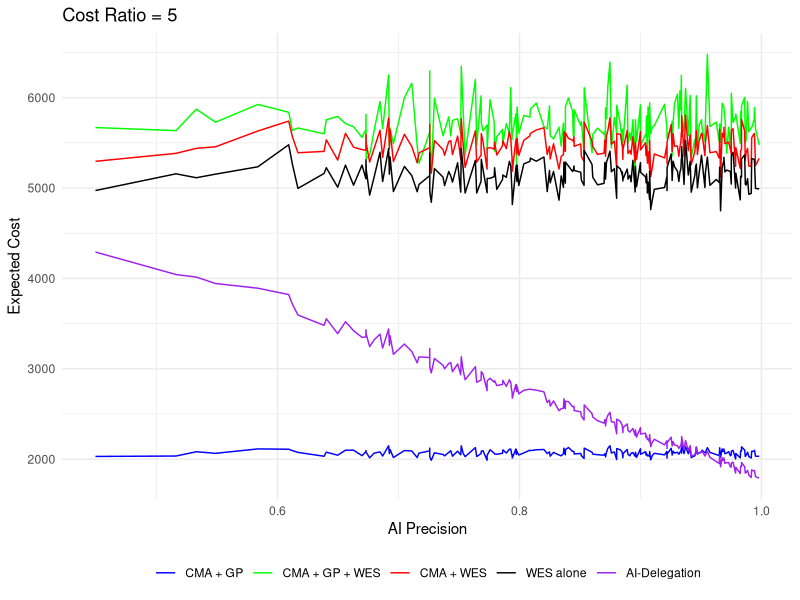
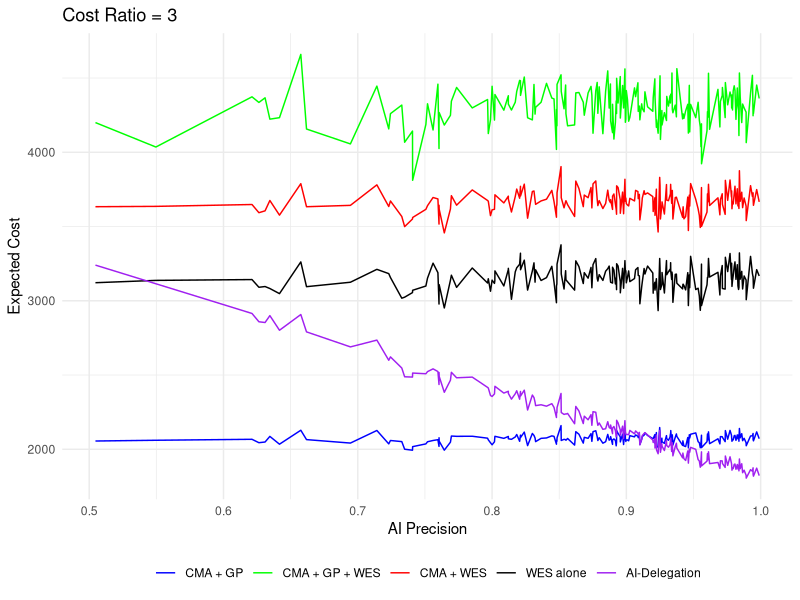
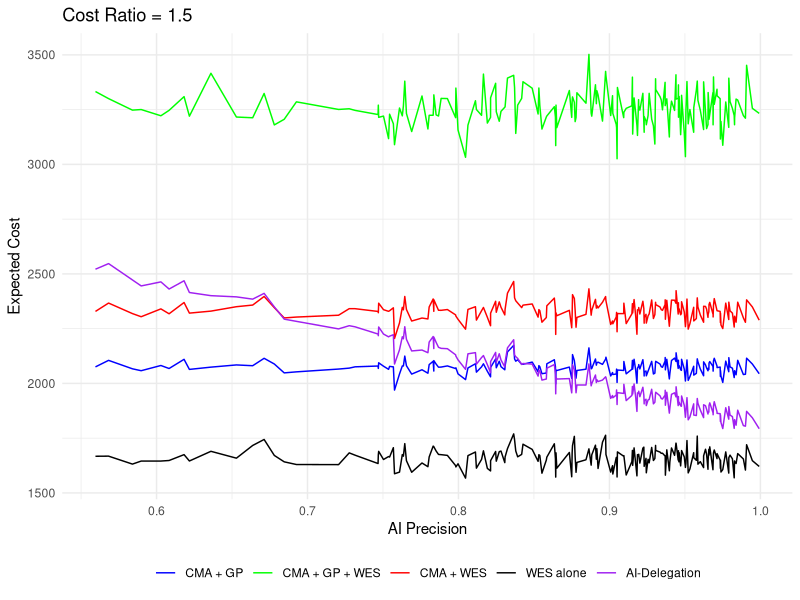

R code for these plots, in order:
## ---- chunk 1
library(tidyverse)
library(ggplot2)
library(dplyr)
library(gridExtra)
## ---- chunk 2
set.seed(123)
## ---- chunk 3
generate_data <- function(n, cost_ratio) {
  
  # Simulate parameters
  post_test_positive <- 100  # post-test cost for positive diagnosis
  post_test_negative <- 200  # post-test cost for negative diagnosis
  
  cma_cost <- rgamma(n, 2010,2.44) # cost of CMA
  cma_yield <- rbeta(n, 154,1382) # CMA yield
  
  gp_cost <- rnorm(n, 1000, 30)  # gene-panel cost
  gp_yield <- rbeta(n, 24, 89)  # gene-panel yield
  
  wes_cost <- cost_ratio*gp_cost
  wes_yield_1tier <- rbeta(n, 27, 46)  # WES first-tier yield (mean 0.37)
  wes_yield_3tier <- rbeta(n, 228, 464) # WES third-tier yield (mean 0.33)
  wes_yield_2tier <- 0.35 # The yield of WES as second-tier test is slightly lower than first-tier but higher than third-tier

  # AI precision, assume that it follows a beta distribution with mean 0.87 & SD 0.1
  mu <- 0.87
  sigma <- 0.1
  alpha <- mu * ((mu * (1 - mu) / sigma^2) - 1)
  beta <- (1 - mu) * ((mu * (1 - mu) / sigma^2) - 1)
  ai_precision <- rbeta(n,alpha,beta)  #AI precision
  
  # Expected cost for Scenario 1 (CMA + GP, standard testing)
  s1_cost <- cma_cost + cma_yield*post_test_positive + (1-cma_yield)*(post_test_negative + gp_cost + gp_yield*post_test_positive 
        + (1-gp_yield)*post_test_negative) 
  
  # Expected cost for Scenario 2 (CMA + GP + WES)
  s2_cost <- cma_cost + cma_yield*post_test_positive + (1-cma_yield)*(post_test_negative + gp_cost + gp_yield*post_test_positive 
        + (1-gp_yield)*(post_test_negative + wes_cost + wes_yield_3tier*post_test_positive + (1-wes_yield_3tier)*post_test_negative))
  
  # Expected cost Scenario 3 (CMA + WES)
  s3_cost <- cma_cost + cma_yield*post_test_positive + (1-cma_yield)*(wes_cost + wes_yield_2tier*post_test_positive 
        + (1-wes_yield_2tier)*post_test_negative) 
                    
  # Expected cost for Scenario 4 (WES alone)
  s4_cost <- wes_cost + wes_yield_1tier*post_test_positive + (1-wes_yield_1tier)*post_test_negative
  
  # AI-delegation cost
  ai1_cost <- cma_cost + cma_yield*post_test_positive + (1-cma_yield)*(gp_cost + ai_precision*post_test_positive + 
        (1-ai_precision)*(post_test_negative + wes_cost + wes_yield_3tier*post_test_positive +
        (1-wes_yield_3tier)*post_test_negative)) #This is only for r > r*
  
  ai2_cost <- s3_cost #r < r*, the expected cost is the same as CMA + WES (scenario 3)
  
  # Expected effectiveness of scenario 1
  s1_eff <- gp_yield
  
  # Expected effectiveness of scenario 2
  s2_eff <- wes_yield_3tier
  
  # Expected effectiveness of scenario 3
  s3_eff <- rep(wes_yield_2tier,n)
  
  # Expected effectiveness of scenario 4
  s4_eff <- wes_yield_1tier
  
  # Expected effectiveness of AI-delegation mode
  ai_eff <- ai_precision + wes_yield_2tier*(1 - ai_precision)
  
  data <- data.frame(
    expected_cost = c(s1_cost, s2_cost, s3_cost, s4_cost, ai1_cost),
    expected_effectiveness = c(s1_eff, s2_eff, s3_eff, s4_eff, ai_eff),
    ai_performance = rep(ai_precision,5),
    cost_diff = rep(cost_ratio,5),
    scenario = rep(c("CMA + GP", "CMA + GP + WES", "CMA + WES", "WES alone","AI-Delegation"), each = n)
  )

  data$scenario <- factor(data$scenario, levels = c("CMA + GP", "CMA + GP + WES", "CMA + WES", "WES alone", "AI-Delegation"))
  return(data)
}
## ---- chunk 4
create_plot <- function(data, title) {
  
  ggplot(data, aes(x = ai_performance, y = expected_cost, color = scenario)) +
    geom_line() +
    labs(title = title, x = "AI Precision", y = "Expected Cost") +
    scale_color_manual(values = c("blue", "green", "red", "black", "purple")) +
    theme_minimal() +
    theme(legend.position = "bottom", legend.title = element_blank())
}
## ---- chunk 5
cost_ratio_1 <- generate_data(200,5)
cost_ratio_2 <- generate_data(200,3)
cost_ratio_3 <- generate_data(200,1.5)
## ---- chunk 6
plot1 <- create_plot(cost_ratio_1, "Cost Ratio = 5")
plot2 <- create_plot(cost_ratio_2, "Cost Ratio = 3")
plot3 <- create_plot(cost_ratio_3, "Cost Ratio = 1.5")
## ---- chunk 7
plot1
plot2
plot3
